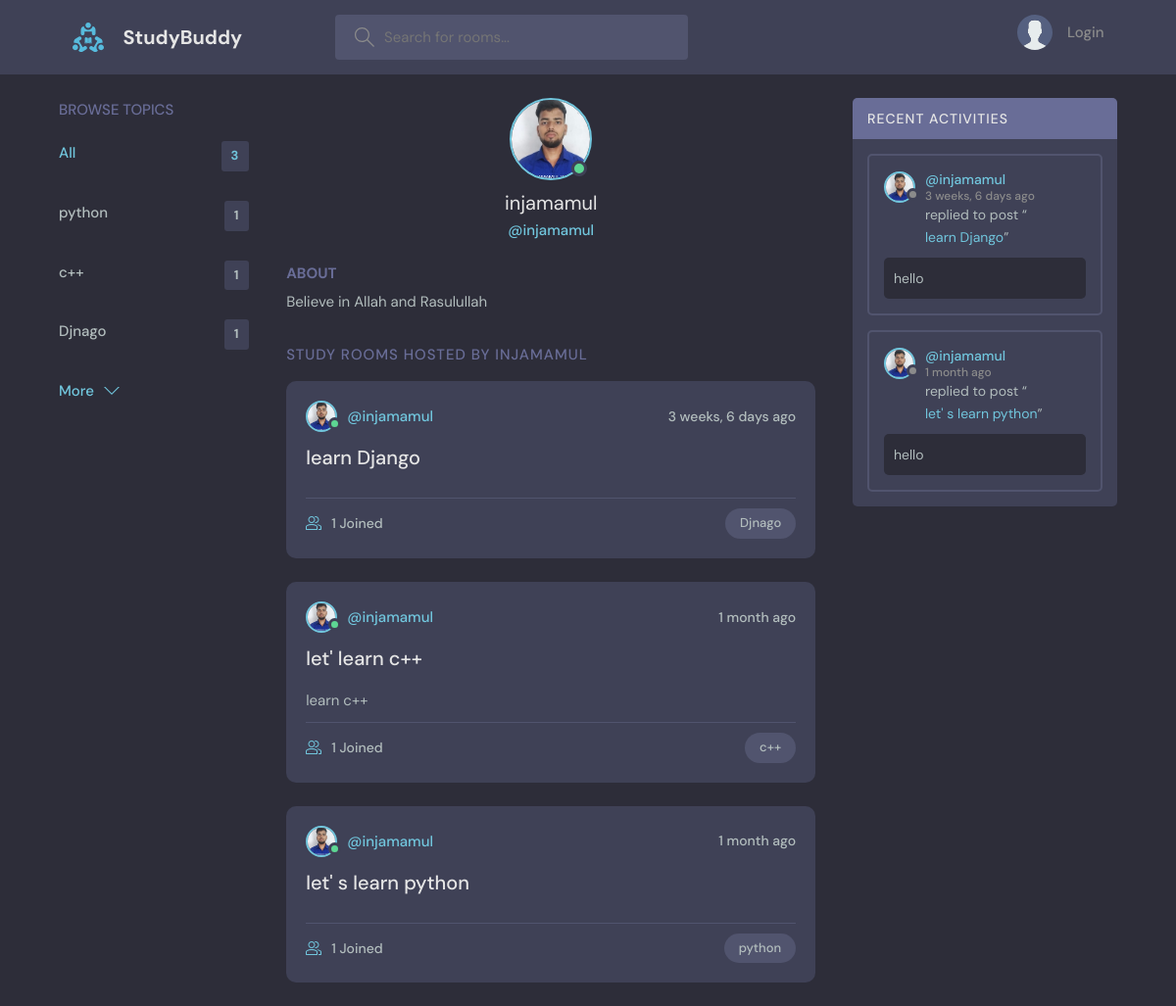
Page /profile/1/ on the committed database.
### base/models.py (models this page shows, shortened)
class Topic(models.Model):
    name = models.CharField(max_length=200)

class User(AbstractUser):
    name = models.CharField(max_length=200, null=True)
    email = models.EmailField(unique=True, null=True)
    bio = models.TextField(null=True)
    avatar = models.ImageField(null=True, default="avatar.svg")
    USERNAME_FIELD = 'email'
    REQUIRED_FIELDS = []

class Room(models.Model):
    host = models.ForeignKey(User, on_delete=models.SET_NULL, null=True)
    topic = models.ForeignKey(Topic, on_delete=models.SET_NULL, null=True)
    name = models.CharField(max_length=200)
    description = models.TextField(null=True, blank=True)
    participants =  models.ManyToManyField(User, related_name='participants', blank=True)
    updated = models.DateTimeField(auto_now=True)
    created = models.DateTimeField(auto_now_add=True)
    class Meta:
        ordering = ['-updated', '-created']
    def __str__(self):
        return self.name

class Message(models.Model):
    user = models.ForeignKey(User, on_delete=models.CASCADE)
    room = models.ForeignKey(Room, on_delete=models.CASCADE)
    body = models.TextField()
    updated = models.DateTimeField(auto_now=True)
    create = models.DateTimeField(auto_now_add=True)
    class Meta:
        ordering = ['-updated', '-create']

### base/views.py (the view)
# urls.py: path("profile/<str:pk>/", views.userProfile, name="user-profile"),
def userProfile(request, pk):
    user = User.objects.get(id=pk)
    rooms = user.room_set.all()
    room_messages = user.message_set.all()
    topics = Topic.objects.all()
    context = {'user':user, 'rooms':rooms,
             'room_messages':room_messages, "topics":topics
                }
    return render(request, 'profile.html', context)

### templates/profile.html (shortened to what this page needs)
{% include 'main.html' %}
  <main class="profile-page layout layout--3">
    <div class="container">
      {% include 'topic_component.html' %}
      <div class="roomList">
        <div class="profile">
          <div class="profile__avatar">
            <div class="avatar avatar--large active">
              <img src="{{user.avatar.url}}" />
            </div>
          </div>
          <div class="profile__info">
            <h3>{{user.username}}</h3>
            <p>@{{user.username}}</p>
          </div>
          <div class="profile__about">
            <h3>About</h3>
            <p>
              {{user.bio}}
            </p>
          </div>
        </div>
        <div class="roomList__header">
          <div>
            <h2>Study Rooms Hosted by {{user.username}}</a>
            </h2>
          </div>
        </div>
        {% include 'feed_component.html' %}
      </div>
      {% include 'activity_component.html' %}
    </div>
  </main>

### templates/main.html (shortened to what this page needs)
<!DOCTYPE html>
{% load static %}
<html lang="en">
  <head>
    <link rel="stylesheet" href="{% static 'styles/style.css' %}" />
  </head>
  <body>
    {% include 'navbar.html' %}
  </body>
</html>

### templates/navbar.html (shortened to what this page needs)
{% load static %}
<header class="header header--loggedIn">
    <div class="container">
      <a href="{% url 'home' %}" class="header__logo">
        <img src="{% static 'images/logo.svg' %}" />
        <h1>StudyBuddy</h1>
      </a>
      <form class="header__search", method="GET" action="{% url 'home' %}">
        <label>
          <input name="q" placeholder="Search for rooms..." />
        </label>
      </form>
      <nav class="header__menu">
        {% if request.user.is_authenticated %}
        <div class="header__user">
          <a href="{% url 'user-profile' user.id %}">
            <div class="avatar avatar--medium active">
              <img src="{{request.user.avatar.url}}" />
            </div>
            <p>{{request.user.username}}<span>@{{request.user.username}}</span></p>
          </a>
          <button class="dropdown-button">
            <svg version="1.1" xmlns="http://www.w3.org/2000/svg" width="32" height="32" viewBox="0 0 32 32">
              <title>chevron-down</title>
              <path d="M16 21l-13-13h-3l16 16 16-16h-3l-13 13z"></path>
            </svg>
          </button>
        </div>
        {% else %}
        <a href="{% url 'login' %}">
          <img src="{% static 'images/avatar.svg' %}" />
          <p>Login</p>
        </a>
        {% endif %}
      </nav>
    </div>
  </header>

### templates/topic_component.html
<div class="topics">
    <div class="topics__header">
      <h2>Browse Topics</h2>
    </div>
    <ul class="topics__list">
      <li>
        <a href="{% url 'home' %}" class="active">All <span>{{topics.count}}</span></a>
      </li>
      {% for topic in topics %}
      <li>
        <a href="{% url 'home' %}?q={{topic.name}}">{{topic.name}} <span>{{topic.room_set.all.count}}</span></a>
      </li>
      {% endfor %}
    </ul>
    <a class="btn btn--link" href="{% url 'topics' %}">
      More
      <svg version="1.1" xmlns="http://www.w3.org/2000/svg" width="32" height="32" viewBox="0 0 32 32">
        <title>chevron-down</title>
        <path d="M16 21l-13-13h-3l16 16 16-16h-3l-13 13z"></path>
      </svg>
    </a>
  </div>

### templates/feed_component.html (shortened to what this page needs)
{% for room in rooms %}
<div class="roomListRoom">
    <div class="roomListRoom__header">
      <a href="{% url 'user-profile' room.host.id %}" class="roomListRoom__author">
        <div class="avatar avatar--small active">
          <img src="{{room.host.avatar.url}}" />
        </div>
        <span>@{{room.host.username}}</span>
      </a>
      <div class="roomListRoom__actions">
        <span>{{room.created|timesince}} ago</span>
      </div>
    </div>
    <div class="roomListRoom__content">
      <a href="{% url 'room' room.id %}">{{room.name}}</a>
      <div>
      {{room.description}}
    </div>
    </div>
    <div class="roomListRoom__meta">
      <a href="{% url 'room' room.id %}" class="roomListRoom__joined">
        {{room.participants.all.count}} Joined
      </a>
      <p class="roomListRoom__topic">{{room.topic.name}}</p>
    </div>
  </div>
{% endfor %}

### templates/activity_component.html (shortened to what this page needs)
<div class="activities">
    <div class="activities__header">
      <h2>Recent Activities</h2>
    </div>
    {% for message in room_messages %}
    <div class="activities__box">
      <div class="activities__boxHeader roomListRoom__header">
        <a href="{% url 'user-profile' message.user.id %}" class="roomListRoom__author">
          <div class="avatar avatar--small">
            <img src="{{message.user.avatar.url}}" />
          </div>
          <p>
            @{{message.user.username}}
            <span>{{message.create|timesince}} ago</span>
          </p>
        </a>
      </div>
      <div class="activities__boxContent">
        <p>replied to post “<a href="{% url 'room' message.room.id %}">{{message.room}}</a>”</p>
        <div class="activities__boxRoomContent">
            {{message.body}}
        </div>
      </div>
    </div>
    {% endfor %}
</div>

### rows in the picture
Topic: name "python", room_set.all.count "1"
Topic: name "c++", room_set.all.count "1"
Topic: name "Djnago", room_set.all.count "1"
User: avatar (picture), username "injamamul", bio "Believe in Allah and Rasulullah", username "INJAMAMUL"
Room: host.avatar (picture), host.username "injamamul", created "3 weeks, 6 days", name "learn Django", participants.all.count "1", topic.name "Djnago"
Room: host.avatar (picture), host.username "injamamul", created "1 month", name "let' learn c++", description "learn c++", participants.all.count "1", topic.name "c++"
Room: host.avatar (picture), host.username "injamamul", created "1 month", name "let' s learn python", participants.all.count "1", topic.name "python"
Message: user.avatar (picture), user.username "injamamul", create "3 weeks, 6 days", room "learn Django", body "hello"
Message: user.avatar (picture), user.username "injamamul", create "1 month", room "let' s learn python", body "hello"

### other values in the picture
{{ topics.count }} "3"
